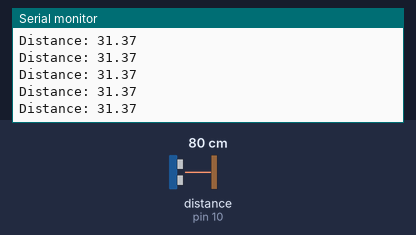
The sketch below on a simulated Arduino Uno, built with avr-gcc and run on an emulated ATmega328P. Parts: the last lines printed to the serial monitor. Wiring (inferred from the names in the program): ultrasonic range finder: trigger pin 9; echo pin 10. The inputs (shaded band) are chosen by the test bench; at power-on: distance to the obstacle (sensor on pin 10) 80 cm. The echo pulse lasts 58.3 µs per cm.

Above: at 1.2 s.
1.3 s: distance to the obstacle (sensor on pin 10) set to 120 cm
At 1.49 s:
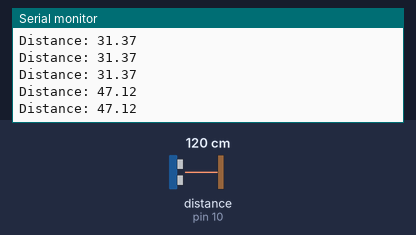
4.3 s: distance to the obstacle (sensor on pin 10) set to 2 cm
At 4.3 s:
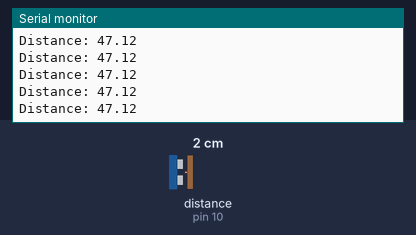
5.8 s: distance to the obstacle (sensor on pin 10) set to 299 cm
At 5.83 s:
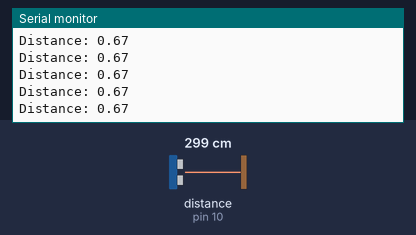
8.8 s: distance to the obstacle (sensor on pin 10) set to 250 cm
At 8.91 s:
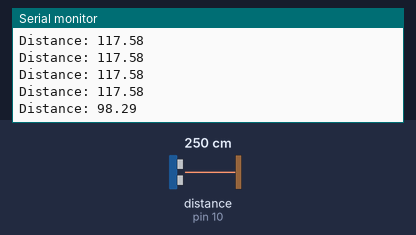
Timing chart, 0 to 11.8 s (numbered marks = the images above; inputs shaded):
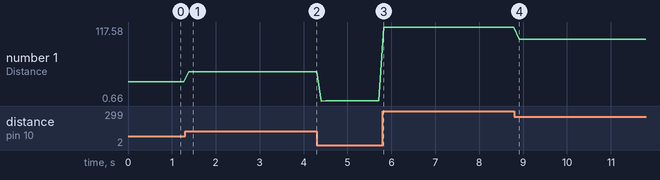

Measured:
- after the input at 1.3 s, the serial monitor: prints a new line after 0.08 s (image 1)
- after the input at 8.8 s, the serial monitor: prints a new line after 0.11 s (image 4)
- plotted number 1: 31.37 → 47.12 after the input at 1.3 s, 47.12 → 0.67 after the input at 4.3 s, 0.67 → 117.58 after the input at 5.8 s, 117.58 → 98.29 after the input at 8.8 s

The sketch:

distance_reader.ino
```cpp
#define TRIG_PIN 9
#define ECHO_PIN 10
#define SPEED_SOUND 0.0343 // cm / us
#define CM_TO_IN 0.39370   // in / cm

void setup() {
  pinMode(TRIG_PIN, OUTPUT);
  pinMode(ECHO_PIN, INPUT);
  Serial.begin(9600);
}

void loop() {
  float duration, distance;

  digitalWrite(TRIG_PIN, LOW);
  delayMicroseconds(2);
  digitalWrite(TRIG_PIN, HIGH);
  delayMicroseconds(10);
  digitalWrite(TRIG_PIN, LOW);

  duration = pulseIn(ECHO_PIN, HIGH);

  // SPEED = DISTANCE / TIME
  // We divide by two because echo tells us round trip time
  distance = (duration * SPEED_SOUND) / 2;

  Serial.print("Distance: ");
  Serial.println(distance * CM_TO_IN);
  delay(100);
}
```
